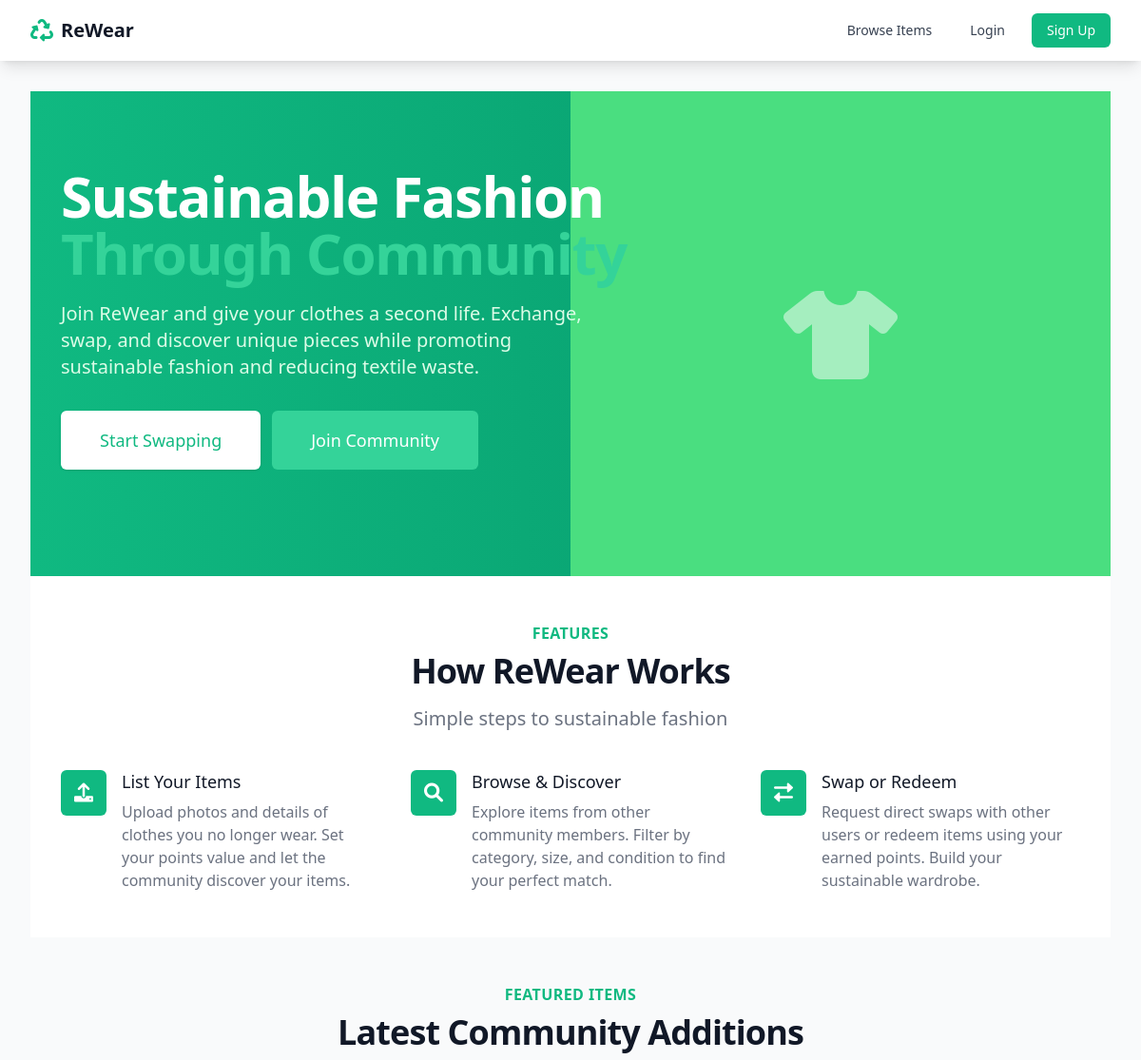
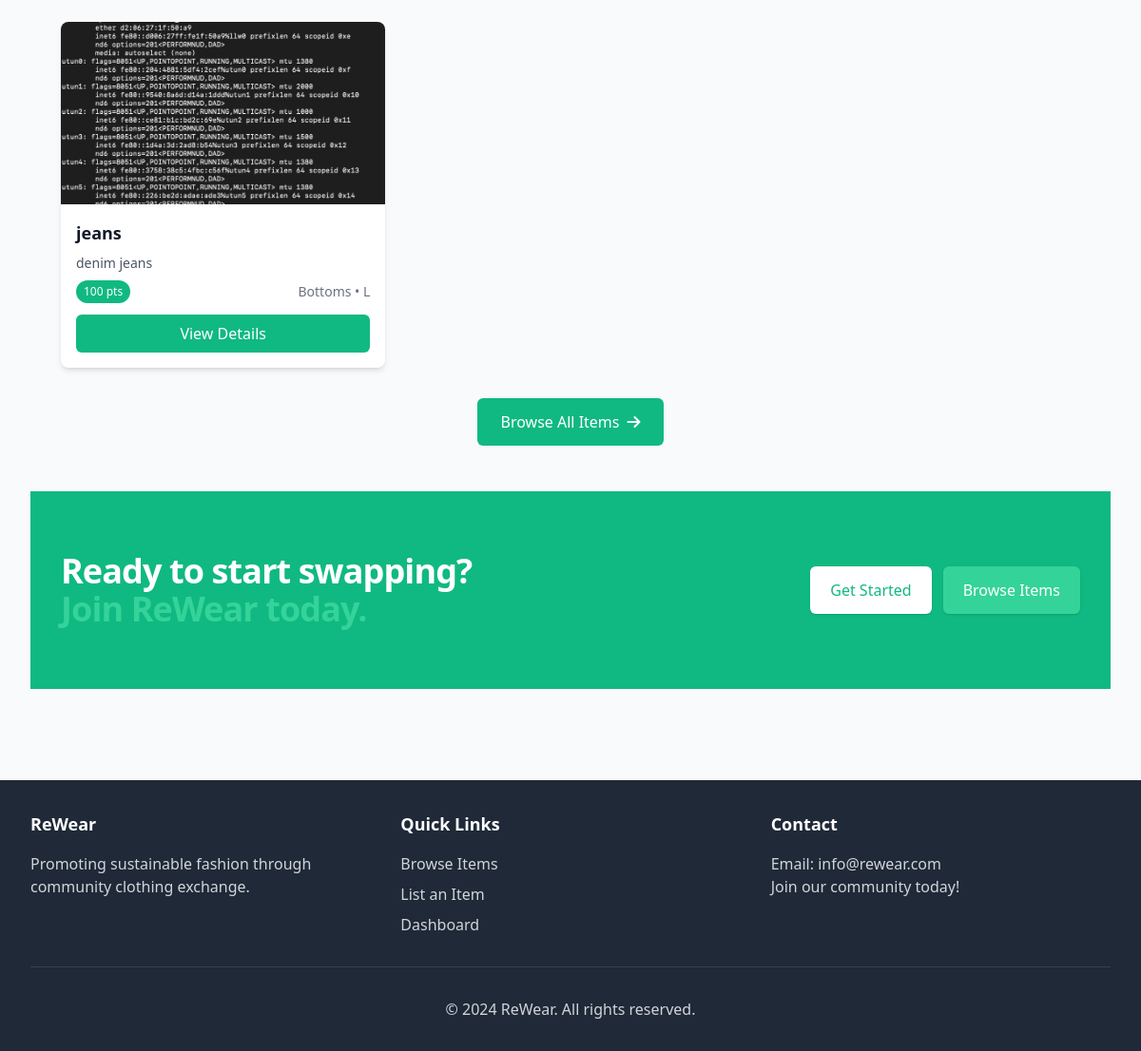
The page / on the database its author committed (2 pictures, top to bottom).
### app.py (models this page shows)
class Item(db.Model):
    id = db.Column(db.Integer, primary_key=True)
    title = db.Column(db.String(200), nullable=False)
    description = db.Column(db.Text, nullable=False)
    category = db.Column(db.String(50), nullable=False)
    item_type = db.Column(db.String(50), nullable=False)
    size = db.Column(db.String(20), nullable=False)
    condition = db.Column(db.String(50), nullable=False)
    tags = db.Column(db.String(200))
    images = db.Column(db.Text)  # JSON string of image paths
    points_value = db.Column(db.Integer, default=50)
    is_available = db.Column(db.Boolean, default=True)
    is_approved = db.Column(db.Boolean, default=False)
    user_id = db.Column(db.Integer, db.ForeignKey('user.id'), nullable=False)
    created_at = db.Column(db.DateTime, default=datetime.utcnow)

### app.py (the view)
@app.route('/')
def index():
    featured_items = Item.query.filter_by(is_available=True, is_approved=True).limit(6).all()
    return render_template('index.html', featured_items=featured_items)

### app.py (called while the page is built)
@app.template_filter('from_json')
def from_json_filter(value):
    if value:
        try:
            return json.loads(value)
        except:
            return []
    return []

### templates/index.html (shortened to what this page needs)
{% extends "base.html" %}
{% block content %}
<div class="relative bg-gradient-to-r from-primary to-secondary overflow-hidden">
    <div class="max-w-7xl mx-auto">
        <div class="relative z-10 pb-8 sm:pb-16 md:pb-20 lg:max-w-2xl lg:w-full lg:pb-28 xl:pb-32">
            <main class="mt-10 mx-auto max-w-7xl px-4 sm:mt-12 sm:px-6 md:mt-16 lg:mt-20 lg:px-8 xl:mt-28">
                <div class="sm:text-center lg:text-left">
                    <h1 class="text-4xl tracking-tight font-extrabold text-white sm:text-5xl md:text-6xl">
                        <span class="block">Sustainable Fashion</span>
                        <span class="block text-accent">Through Community</span>
                    </h1>
                    <p class="mt-3 text-base text-green-100 sm:mt-5 sm:text-lg sm:max-w-xl sm:mx-auto md:mt-5 md:text-xl lg:mx-0">
                        Join ReWear and give your clothes a second life. Exchange, swap, and discover unique pieces while promoting sustainable fashion and reducing textile waste.
                    </p>
                    <div class="mt-5 sm:mt-8 sm:flex sm:justify-center lg:justify-start">
                        <div class="rounded-md shadow">
                            <a href="{{ url_for('browse') }}" class="w-full flex items-center justify-center px-8 py-3 border border-transparent text-base font-medium rounded-md text-primary bg-white hover:bg-gray-50 md:py-4 md:text-lg md:px-10">
                                Start Swapping
                            </a>
                        </div>
                        <div class="mt-3 sm:mt-0 sm:ml-3">
                            <a href="{{ url_for('register') }}" class="w-full flex items-center justify-center px-8 py-3 border border-transparent text-base font-medium rounded-md text-white bg-accent hover:bg-green-400 md:py-4 md:text-lg md:px-10">
                                Join Community
                            </a>
                        </div>
                    </div>
                </div>
            </main>
        </div>
    </div>
    <div class="lg:absolute lg:inset-y-0 lg:right-0 lg:w-1/2">
        <div class="h-56 w-full bg-green-400 sm:h-72 md:h-96 lg:w-full lg:h-full flex items-center justify-center">
            <i class="fas fa-tshirt text-8xl text-white opacity-50"></i>
        </div>
    </div>
</div>
<div class="py-12 bg-white">
    <div class="max-w-7xl mx-auto px-4 sm:px-6 lg:px-8">
        <div class="lg:text-center">
            <h2 class="text-base text-primary font-semibold tracking-wide uppercase">Features</h2>
            <p class="mt-2 text-3xl leading-8 font-extrabold tracking-tight text-gray-900 sm:text-4xl">
                How ReWear Works
            </p>
            <p class="mt-4 max-w-2xl text-xl text-gray-500 lg:mx-auto">
                Simple steps to sustainable fashion
            </p>
        </div>
        <div class="mt-10">
            <div class="space-y-10 md:space-y-0 md:grid md:grid-cols-3 md:gap-x-8 md:gap-y-10">
                <div class="relative">
                    <div class="absolute flex items-center justify-center h-12 w-12 rounded-md bg-primary text-white">
                        <i class="fas fa-upload text-xl"></i>
                    </div>
                    <p class="ml-16 text-lg leading-6 font-medium text-gray-900">List Your Items</p>
                    <p class="mt-2 ml-16 text-base text-gray-500">
                        Upload photos and details of clothes you no longer wear. Set your points value and let the community discover your items.
                    </p>
                </div>
                <div class="relative">
                    <div class="absolute flex items-center justify-center h-12 w-12 rounded-md bg-primary text-white">
                        <i class="fas fa-search text-xl"></i>
                    </div>
                    <p class="ml-16 text-lg leading-6 font-medium text-gray-900">Browse & Discover</p>
                    <p class="mt-2 ml-16 text-base text-gray-500">
                        Explore items from other community members. Filter by category, size, and condition to find your perfect match.
                    </p>
                </div>
                <div class="relative">
                    <div class="absolute flex items-center justify-center h-12 w-12 rounded-md bg-primary text-white">
                        <i class="fas fa-exchange-alt text-xl"></i>
                    </div>
                    <p class="ml-16 text-lg leading-6 font-medium text-gray-900">Swap or Redeem</p>
                    <p class="mt-2 ml-16 text-base text-gray-500">
                        Request direct swaps with other users or redeem items using your earned points. Build your sustainable wardrobe.
                    </p>
                </div>
            </div>
        </div>
    </div>
</div>
<div class="bg-gray-50 py-12">
    <div class="max-w-7xl mx-auto px-4 sm:px-6 lg:px-8">
        <div class="lg:text-center mb-8">
            <h2 class="text-base text-primary font-semibold tracking-wide uppercase">Featured Items</h2>
            <p class="mt-2 text-3xl leading-8 font-extrabold tracking-tight text-gray-900 sm:text-4xl">
                Latest Community Additions
            </p>
        </div>
        {% if featured_items %}
        <div class="grid grid-cols-1 sm:grid-cols-2 lg:grid-cols-3 gap-6">
            {% for item in featured_items %}
            <div class="bg-white rounded-lg shadow-md overflow-hidden hover:shadow-lg transition-shadow duration-300">
                {% if item.images %}
                    {% set images = item.images|from_json %}
                    {% if images %}
                        <img src="{{ url_for('static', filename=images[0]) }}" alt="{{ item.title }}" class="w-full h-48 object-cover">
                    {% else %}
                        <div class="w-full h-48 bg-gray-200 flex items-center justify-center">
                            <i class="fas fa-tshirt text-4xl text-gray-400"></i>
                        </div>
                    {% endif %}
                {% else %}
                    <div class="w-full h-48 bg-gray-200 flex items-center justify-center">
                        <i class="fas fa-tshirt text-4xl text-gray-400"></i>
                    </div>
                {% endif %}
                <div class="p-4">
                    <h3 class="text-lg font-semibold text-gray-900 mb-2">{{ item.title }}</h3>
                    <p class="text-gray-600 text-sm mb-2">{{ item.description[:100] }}{% if item.description|length > 100 %}...{% endif %}</p>
                    <div class="flex justify-between items-center">
                        <span class="bg-primary text-white px-2 py-1 rounded-full text-xs">{{ item.points_value }} pts</span>
                        <span class="text-gray-500 text-sm">{{ item.category }} • {{ item.size }}</span>
                    </div>
                    <a href="{{ url_for('item_detail', item_id=item.id) }}" class="mt-3 block w-full bg-primary hover:bg-secondary text-white text-center py-2 rounded-md transition-colors duration-200">
                        View Details
                    </a>
                </div>
            </div>
            {% endfor %}
        </div>
        <div class="text-center mt-8">
            <a href="{{ url_for('browse') }}" class="inline-flex items-center px-6 py-3 border border-transparent text-base font-medium rounded-md text-white bg-primary hover:bg-secondary transition-colors duration-200">
                Browse All Items
                <i class="fas fa-arrow-right ml-2"></i>
            </a>
        </div>
        {% endif %}
    </div>
</div>
<div class="bg-primary">
    <div class="max-w-7xl mx-auto py-12 px-4 sm:px-6 lg:py-16 lg:px-8 lg:flex lg:items-center lg:justify-between">
        <h2 class="text-3xl font-extrabold tracking-tight text-white sm:text-4xl">
            <span class="block">Ready to start swapping?</span>
            <span class="block text-accent">Join ReWear today.</span>
        </h2>
        <div class="mt-8 flex lg:mt-0 lg:flex-shrink-0">
            <div class="inline-flex rounded-md shadow">
                <a href="{{ url_for('register') }}" class="inline-flex items-center justify-center px-5 py-3 border border-transparent text-base font-medium rounded-md text-primary bg-white hover:bg-gray-50 transition-colors duration-200">
                    Get Started
                </a>
            </div>
            <div class="ml-3 inline-flex rounded-md shadow">
                <a href="{{ url_for('browse') }}" class="inline-flex items-center justify-center px-5 py-3 border border-transparent text-base font-medium rounded-md text-white bg-accent hover:bg-green-400 transition-colors duration-200">
                    Browse Items
                </a>
            </div>
        </div>
    </div>
</div>
{% endblock %}

### rows shown on the page
Item: title "jeans", description "denim jeans", points_value "100", category "Bottoms", size "L"
